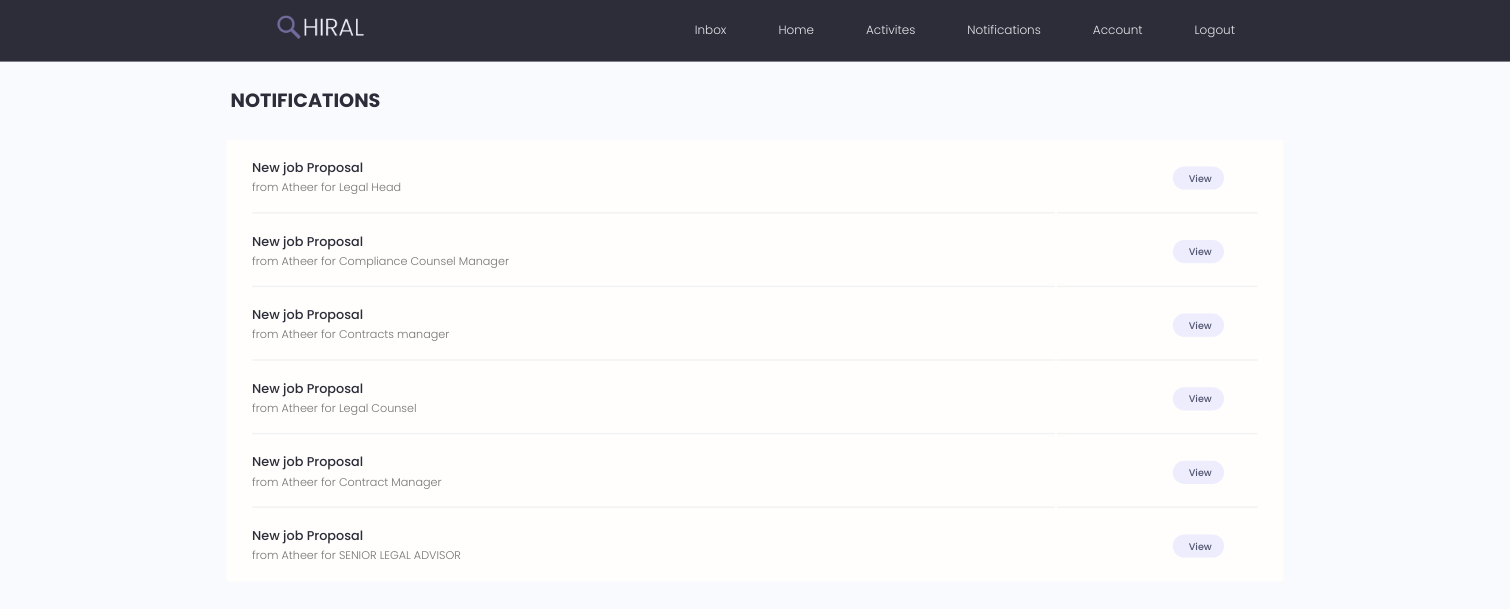
/notofications/ (signed in), run on the app's committed database.
### Recruiter/models.py (models this page shows, shortened)
class Offers(models.Model):
    seeker = models.ForeignKey(Seeker, on_delete=models.SET_NULL,null=True, blank=True)
    jobpost = models.ForeignKey(JobPost,on_delete=models.SET_NULL,null=True, blank=True)
    is_new = models.BooleanField(default=True)

class JobPost(models.Model):
    owner = models.ForeignKey(Recruiter, on_delete=models.CASCADE,null=True, blank=True)
    postion_name = models.CharField(max_length=200, blank=False, null=False)
    city = models.ForeignKey(City, on_delete=models.SET_NULL, null=True, blank=False)
    job_category = models.ForeignKey(KnowledgeArea, on_delete=models.SET_NULL, null=True, blank=False)
    organaization = models.CharField(max_length=200, blank=False, null=False)
    job_type= models.ForeignKey(JobType, on_delete=models.SET_NULL, null=True, blank=False)
    organaization_logo =models.ImageField(null=True, blank=True, default='jobpost.jpg')
    job_brief = models.CharField(max_length=200, blank=False, null=True)
    Requirements_and_skills = models.TextField(null=True, blank=False)
    soft_skills = models.TextField(null=True, blank=False)
    Responsibilities = models.TextField(null=True, blank=False)
    contact_email = models.EmailField(null=True, blank=False)
    average_salary = models.IntegerField(null=True, blank=True)
    is_active=models.BooleanField(default=True)
    id = models.UUIDField(default=uuid.uuid4, unique=True,
                          primary_key=True, editable=False)
    month_year = models.CharField(
        max_length=7,
        validators=[validate_year_month_format],
        default=timezone.localdate().strftime('%Y-%m'),
        help_text="Format: YYYY-MM"
    )

### accounts/models.py (models this page shows, shortened)
class Recruiter(models.Model):
    user = models.OneToOneField(User, on_delete=models.CASCADE, primary_key=True)
    name = models.CharField(max_length=200, blank=True, null=True)
    email = models.EmailField(max_length=500, blank=True, null=True)
    username = models.CharField(max_length=200, blank=True, null=True)
    city = models.ForeignKey(City, on_delete=models.SET_NULL, null=True,blank=False)
    organization = models.CharField(max_length=200, null=True, blank=False)
    short_intro = models.CharField(max_length=200, null=True, blank=True)
    bio = models.TextField(null=True, blank=True)
    profile_image =models.ImageField(null=True, blank=True, upload_to='images/profile/',  default='user-default.png')
    social_github = models.CharField(max_length=200, null=True, blank=True)
    social_twitter = models.CharField(max_length=200, null=True, blank=True)
    social_linkedin = models.CharField(max_length=200, null=True, blank=True)
    social_website = models.CharField(max_length=200, null=True, blank=True)
    is_active=models.BooleanField(default=True)

### accounts/views.py (the view)
# urls.py: path('notofications/', views.Notofications, name='notofications'),
def Notofications(request):
    JobAppliesBeforeSort = None
    JobOffersBeforeSort = None
    SortJobApplies = None
    SortJobOffers = None
    if request.user.is_Seeker:
       JobOffersBeforeSort = Offers.objects.filter(seeker=request.user.seeker)
       SortJobOffers = sorted(JobOffersBeforeSort, key=attrgetter('is_new'), reverse=True)
    elif request.user.is_Recruiter:
        JobAppliesBeforeSort = Applications.objects.filter(jobpost__owner=request.user.recruiter)
        SortJobApplies = sorted(JobAppliesBeforeSort, key=attrgetter('is_new'), reverse=True)
    context = {'SortJobOffers': SortJobOffers, 'SortJobApplies':SortJobApplies}
    return render(request, 'notofications.html', context)

### accounts/templatetags/custom_filters.py (called while the page is built)
@register.filter
def has_new_offers(seeker_email):
    return Offers.objects.filter(seeker__email=seeker_email, is_new=True).exists()

### chat/templatetags/chat_extras.py (called while the page is built)
@register.simple_tag
def is_user_having_unseen_msgs(user):
	if not user.is_authenticated:
		return False
	qs = ChatMessage.objects.filter((Q(room__user1=user) | Q(room__user2=user)),
								~Q(user=user), seen=False)
	return qs.exists()

### templates/notofications.html (shortened to what this page needs)
{% extends 'main.html' %}
{% load static %}
{% block content %}
<main class="settingsPage profile my-md">
  <div class="settings">
    <h3 class="settings__title" style="margin-left:15%;" > &nbsp;notifications</h3>
  </div>
  <table class="settings__table" style="width:70%;margin-left: auto; margin-right: auto;">
    {% if request.user.is_Seeker %}
      {% for offer in SortJobOffers %}
        <tr {% if offer.is_new %}style="background-color: aliceblue;"{% endif %}>
          <td class="settings__tableInfo" style="width:80%">
            <h4>New job Proposal</h4>
            <p>from {{offer.jobpost.owner.name}} for {{offer.jobpost.postion_name}}</p>
          </td>
          <td class="settings__tableActions tdwidth" width="900">
            <a class="tag tag--pill tag--sub settings__btn" href="{% url 'seeker-jobpost' offer.jobpost.id offer.seeker.email %}" onclick="markOfferAsSeen('{{ offer.seeker.email }}', '{{ offer.jobpost.id }}')" style="margin-right:17%;">
               View
            </a>
          </td>
        </tr>
      {% endfor %}
    {% endif %}
  </table>
</main>
{% endblock content %}

### static/styles/app.css (style rules this page uses)
html { -moz-transform: scale(0.8, 0.8); -ms-transform: scale(0.8); -webkit-transform: scale(0.8); transform: scale(0.8); width:125%; transform-origin:0 0; }
:root { --color-sub: #2d2d39; }
.settings { display: flex; justify-content: space-between; align-items: center; }
.settings__title { font-size: 2.4rem; text-transform: uppercase; font-weight: 700; color: var(--color-sub); }
.settings__table { margin-top: 3rem; margin-bottom: 5rem; padding: 0 3rem; background: var(--color-white); }
.settings__table tr { width: 100%; }
.settings__table tr > td { padding: 2rem 0; }
.settings__table tr:not(:last-child) td { border-bottom: 2px solid var(--color-white-light); }
.settings__tableInfo { width: 100%; }
.settings__tableInfo h4, .settings__tableInfo a { padding-right: 1rem; width: auto; font-size: 1.6rem; font-weight: 500; color: var(--color-sub); }
.settings__tableInfo p { font-size: 1.4rem; }
.settings__tableActions { text-align: right; }

### static/uikit/styles/modules/_variables.css (style rules this page uses)
:root { --color-main: #5aa5b9; --color-main-light: #e6faff; --color-sub: #3f4156; --color-sub-light: #51546e; --color-sub-lighter: #ededfd; --color-text: #737373; --color-gray: #8b8b8b; --color-light: #e5e7eb; --color-light-gray: #767676; --color-bg: #f8fafd; --color-white: #fffefd; --color-white-light: #f3f3f3; --color-success: #359e64; --color-success-bg: #def8e8; --color-error: #fc4b0b; --color-error-bg: #fff2ee; --font-base: 'Poppins', arial, helvetica, 'Segoe UI', roboto, ubuntu, sans-serif; --font-monospace: 'Fira Code', 'Courier New', courier, monospace; --font-regular: 300; --font-medium: 500; --font-bold: 700; --generic-shadow: 1px 1px 5px #00000010; --generic-transition: all 0.3s ease-in-out; }

### static/uikit/styles/modules/_base.css (style rules this page uses)
* { margin: 0; padding: 0; box-sizing: border-box; text-rendering: optimizeLegibility; color: inherit; font-size: inherit; }
html { font-size: 50%; }
@media only screen and (min-width: 480px) { html { font-size: 56.25%; } }
@media only screen and (min-width: 1200px) { html { font-size: 62.5%; } }
body { line-height: 1.6; font-weight: 400; font-size: 1.5rem; color: var(--color-text); background-color: var(--color-bg); min-height: 100vh; }

### static/uikit/styles/modules/_typography.css (style rules this page uses)
* { font-family: var(--font-base); }
h3 { font-size: 3.2rem; font-weight: var(--font-medium); }
h4 { font-size: 2.8rem; font-weight: var(--font-medium); }
p, span, strong { font-size: 1.6rem; color: var(--color-text); font-weight: var(--font-regular); }
a { padding-bottom: 2px; text-decoration: none; display: inline-block; color: var(--color-main); font-weight: var(--font-medium); }

### static/uikit/styles/modules/_utilities.css (style rules this page uses)
.my-md { margin: 3rem auto; }

### static/uikit/styles/modules/_tag.css (style rules this page uses)
.tag { display: inline-flex; align-items: center; background-color: var(--color-sub); height: -webkit-fit-content; height: -moz-fit-content; height: fit-content; width: -webkit-fit-content; width: -moz-fit-content; width: fit-content; border-radius: 0.5rem; padding: 0.5rem 1.5rem; font-size: 1.2rem; cursor: pointer; }
.tag--pill { border-radius: 5rem; }
.tag--sub, .tag--sub > small { background: var(--color-sub-lighter); color: var(--color-sub-light); font-weight: 500; }

### data on the page
Offers: jobpost.owner.name "Atheer", jobpost.postion_name "Legal Head"
Offers: jobpost.owner.name "Atheer", jobpost.postion_name "Compliance Counsel Manager"
Offers: jobpost.owner.name "Atheer", jobpost.postion_name "Contracts manager"
Offers: jobpost.owner.name "Atheer", jobpost.postion_name "Legal Counsel"
Offers: jobpost.owner.name "Atheer", jobpost.postion_name "Contract Manager"
Offers: jobpost.owner.name "Atheer", jobpost.postion_name "SENIOR LEGAL ADVISOR"
